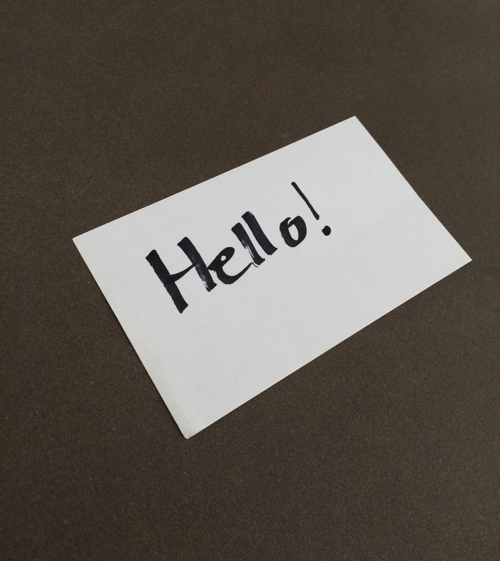
#> input picture sandbox/get-perspective-transform-example/images/example_01.png, 500 x 561 px
$ python -i bg_crop.py   (imports and definitions only)   (older library calls are emulated)
#> lines starting #> are read from the running program, lines starting #| are printed output that depends on the picture; after the words box and inside, x2 and y2 are one past the last pixel; in counts of white or black regions, pixels touching at a corner belong together
# bg crop

import cv2
import imutils
import numpy as np
# import pytesseract
from PIL import Image, ImageFilter
import matplotlib as plt


def order_points(pts):
	# initialzie a list of coordinates that will be ordered
	# such that the first entry in the list is the top-left,
	# the second entry is the top-right, the third is the
	# bottom-right, and the fourth is the bottom-left
	rect = np.zeros((4, 2), dtype = "float32")

	# the top-left point will have the smallest sum, whereas
	# the bottom-right point will have the largest sum
	s = pts.sum(axis = 1)
	rect[0] = pts[np.argmin(s)]
	rect[2] = pts[np.argmax(s)]

	# now, compute the difference between the points, the
	# top-right point will have the smallest difference,
	# whereas the bottom-left will have the largest difference
	diff = np.diff(pts, axis = 1)
	rect[1] = pts[np.argmin(diff)]
	rect[3] = pts[np.argmax(diff)]

	# return the ordered coordinates
	return rect


def order_points(pts):
	# initialzie a list of coordinates that will be ordered
	# such that the first entry in the list is the top-left,
	# the second entry is the top-right, the third is the
	# bottom-right, and the fourth is the bottom-left
	rect = np.zeros((4, 2), dtype = "float32")

	# the top-left point will have the smallest sum, whereas
	# the bottom-right point will have the largest sum
	s = pts.sum(axis = 1)
	rect[0] = pts[np.argmin(s)]
	rect[2] = pts[np.argmax(s)]

	# now, compute the difference between the points, the
	# top-right point will have the smallest difference,
	# whereas the bottom-left will have the largest difference
	diff = np.diff(pts, axis = 1)
	rect[1] = pts[np.argmin(diff)]
	rect[3] = pts[np.argmax(diff)]

	# return the ordered coordinates
	return rect


def four_point_transform(image, pts):
	# obtain a consistent order of the points and unpack them
	# individually
	rect = order_points(pts)
	(tl, tr, br, bl) = rect

	# compute the width of the new image, which will be the
	# maximum distance between bottom-right and bottom-left
	# x-coordiates or the top-right and top-left x-coordinates
	widthA = np.sqrt(((br[0] - bl[0]) ** 2) + ((br[1] - bl[1]) ** 2))
	widthB = np.sqrt(((tr[0] - tl[0]) ** 2) + ((tr[1] - tl[1]) ** 2))
	maxWidth = max(int(widthA), int(widthB))

	# compute the height of the new image, which will be the
	# maximum distance between the top-right and bottom-right
	# y-coordinates or the top-left and bottom-left y-coordinates
	heightA = np.sqrt(((tr[0] - br[0]) ** 2) + ((tr[1] - br[1]) ** 2))
	heightB = np.sqrt(((tl[0] - bl[0]) ** 2) + ((tl[1] - bl[1]) ** 2))
	maxHeight = max(int(heightA), int(heightB))

	# now that we have the dimensions of the new image, construct
	# the set of destination points to obtain a "birds eye view",
	# (i.e. top-down view) of the image, again specifying points
	# in the top-left, top-right, bottom-right, and bottom-left
	# order
	dst = np.array([
		[0, 0],
		[maxWidth - 1, 0],
		[maxWidth - 1, maxHeight - 1],
		[0, maxHeight - 1]], dtype = "float32")

	# compute the perspective transform matrix and then apply it
	M = cv2.getPerspectiveTransform(rect, dst)
	warped = cv2.warpPerspective(image, M, (maxWidth, maxHeight))

	# return the warped image
	return warped


def crop_double_page(input_filepath, output_filepath, preview=False):

	# read image from filepath
#> called with output_filepath = 'out.png', preview = False
	image = cv2.imread(input_filepath)
#> image is the input picture: shape (561, 500, 3); mean B, G, R 80.9, 88.6, 95.4

	ratio = image.shape[0] / 500.0
#> ratio = 1.12
	orig = image.copy()
	image = imutils.resize(image, height=500)
#> image: shape (500, 445, 3)

	# https://docs.opencv.org/3.1.0/da/d22/tutorial_py_canny.html
	edged = cv2.Canny(
		image, # input image
		75, # minVal
		200 # maxVal
	)
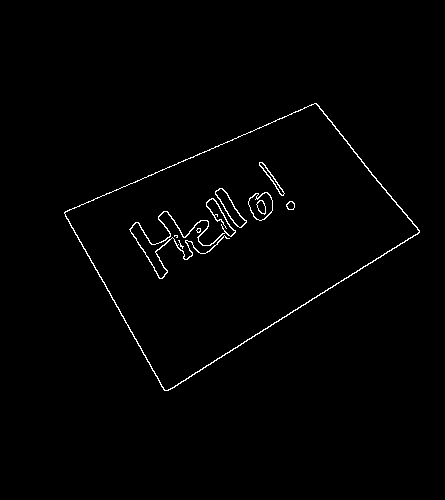
#> edged: shape (500, 445); 1.1% white in thin lines or dots, all inside (x1, y1, x2, y2) = (64, 103, 420, 391)

	# https://docs.opencv.org/3.3.1/d4/d73/tutorial_py_contours_begin.html
	# opencv 3.1
	# img, cnts, hierarchy = cv2.findContours(
	# 	edged.copy(), # source image
	# 	cv2.RETR_LIST, # contour retrieval mode
	# 	cv2.CHAIN_APPROX_SIMPLE # contour approximation method
	# )
	# opencv 4.x
	cnts, hierarchy = cv2.findContours(
		edged.copy(), # source image
		cv2.RETR_LIST, # contour retrieval mode
		cv2.CHAIN_APPROX_SIMPLE # contour approximation method
	)
#> cnts = 17 contours, 4 with area under 20; largest, box (x1, y1, x2, y2) and area: (64, 103, 420, 391) 52948, (64, 103, 420, 391) 52541, (248, 192, 273, 221) 497, (248, 192, 273, 221) 465, (215, 188, 247, 228) 415

	# sort the contours
	cnts = sorted(cnts, key=cv2.contourArea, reverse=True)[:5]
#> cnts = 5 contours; box (x1, y1, x2, y2) and area: (64, 103, 420, 391) 52948, (64, 103, 420, 391) 52541, (248, 192, 273, 221) 497, (248, 192, 273, 221) 465, (215, 188, 247, 228) 415
	for c in cnts:
		peri = cv2.arcLength(c, True)
		approx = cv2.approxPolyDP(c, 0.02 * peri, True)
		if len(approx) == 4:
			screenCnt = approx
			break
#> this loop made 1 pass
#> (peri, screenCnt) on pass 1: (1008.7, [[316, 103], [64, 212], [164, 390], [419, 232]])

	warped = four_point_transform(orig, screenCnt.reshape(4, 2) * ratio)
#> in order_points, `s = pts.sum(axis = 1)`: s = [470.1, 309.7, 621.6, 730.4]
#> in order_points, `diff = np.diff(pts, axis = 1)`: diff = [-239, 166.1, 253.6, -209.8]
#> in four_point_transform, `rect = order_points(pts)`: rect = [[71.81, 237.9], [354.6, 115.6], [470.1, 260.3], [184, 437.6]]
#> in four_point_transform, `(tl, tr, br, bl) = rect`: tl = [71.81, 237.9]; tr = [354.6, 115.6]; br = [470.1, 260.3]; bl = [184, 437.6]
#> in four_point_transform, `widthA = np.sqrt(((br[0] - bl[0]) ** 2) + ((br[1] - bl[1]) ** 2))`: widthA = 336.6
#> in four_point_transform, `widthB = np.sqrt(((tr[0] - tl[0]) ** 2) + ((tr[1] - tl[1]) ** 2))`: widthB = 308.1
#> in four_point_transform, `maxWidth = max(int(widthA), int(widthB))`: maxWidth = 336
#> in four_point_transform, `heightA = np.sqrt(((tr[0] - br[0]) ** 2) + ((tr[1] - br[1]) ** 2))`: heightA = 185.2
#> in four_point_transform, `heightB = np.sqrt(((tl[0] - bl[0]) ** 2) + ((tl[1] - bl[1]) ** 2))`: heightB = 229.1
#> in four_point_transform, `maxHeight = max(int(heightA), int(heightB))`: maxHeight = 229
#> in four_point_transform, `dst = np.array([ [0, 0], [maxWidth - 1, 0], [maxWidth - 1, maxHeight -..`: dst = [[0, 0], [335, 0], [335, 228], [0, 228]]
#> in four_point_transform, `M = cv2.getPerspectiveTransform(rect, dst)`: M = [[0.922, -0.518, 56.99], [0.538, 1.24, -334.2], [-0.000412, 0.00098, 1]]
#> in four_point_transform, `warped = cv2.warpPerspective(image, M, (maxWidth, maxHeight))`:
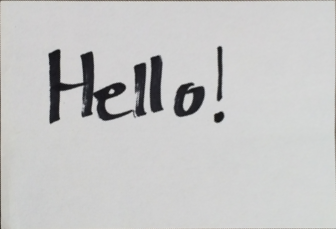
#> warped: shape (229, 336, 3); mean B, G, R 198.3, 198.6, 198.6

	# preview
	if preview:
		imgplot = plt.imshow(warped)

	# write
	else:
		cv2.imwrite(output_filepath, warped)


def sharpen_image(input_filepath, output_filepath):

	print('sharpening...')

	# open image
	img = Image.open(input_filepath)

	# sharpen
	img_sharp = img.filter(ImageFilter.SHARPEN)

	# write
	img_sharp.save(output_filepath)

>>> result = crop_double_page('sandbox/get-perspective-transform-example/images/example_01.png', 'out.png')

$ run again, on sandbox/get-perspective-transform-example/images/example_02.png
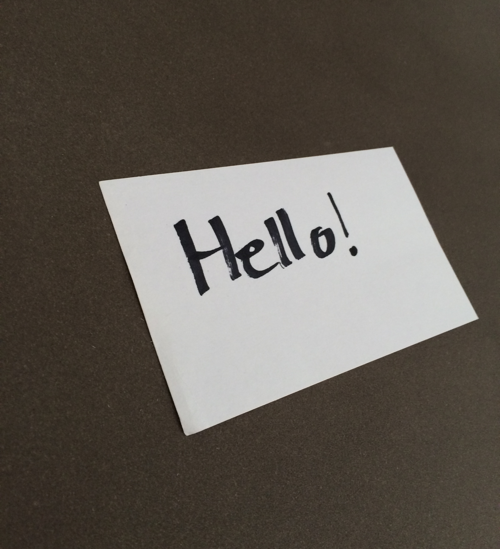
#> input picture sandbox/get-perspective-transform-example/images/example_02.png, 500 x 549 px
#> in crop_double_page, image is the input picture: shape (549, 500, 3); mean B, G, R 82.4, 90, 96.5
#> image: shape (500, 455, 3)
#> in crop_double_page, `edged = cv2.Canny( image,`:
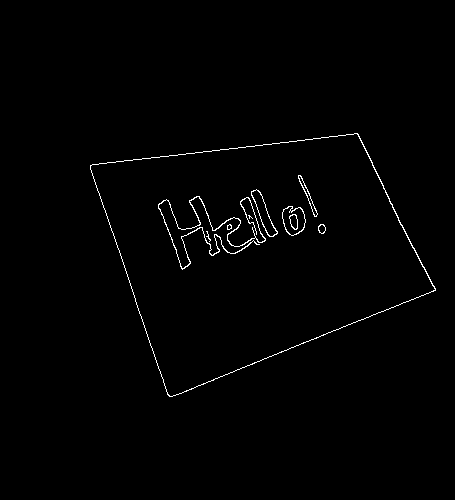
#> edged: shape (500, 455); 0.95% white in thin lines or dots, all inside (x1, y1, x2, y2) = (90, 133, 436, 397)
#> in crop_double_page, `cnts, hierarchy = cv2.findContours( edged.copy(),`: cnts = 17 contours, 4 with area under 20; largest, box (x1, y1, x2, y2) and area: (90, 133, 436, 397) 57344, (90, 133, 436, 397) 57252, (282, 206, 306, 236) 504, (282, 206, 306, 236) 482, (251, 189, 278, 237) 422
#> in crop_double_page, `cnts = sorted(cnts, key=cv2.contourArea, reverse=True)[:5]`: cnts = 5 contours; box (x1, y1, x2, y2) and area: (90, 133, 436, 397) 57344, (90, 133, 436, 397) 57252, (282, 206, 306, 236) 504, (282, 206, 306, 236) 482, (251, 189, 278, 237) 422
#> the loop in crop_double_page, `for c in cnts:` made 1 pass
#> (peri, screenCnt) on pass 1: (1043.2, [[357, 133], [90, 165], [169, 396], [435, 290]])
#> s = [538, 280, 620.4, 796.1]
#> diff = [-246, 82.35, 249.2, -159.2]
#> rect = [[98.82, 181.2], [392, 146], [477.6, 318.4], [185.6, 434.8]]
#> tl = [98.82, 181.2]; tr = [392, 146]; br = [477.6, 318.4]; bl = [185.6, 434.8]
#> widthA = 314.4
#> widthB = 295.3
#> maxWidth = 314
#> heightA = 192.5
#> heightB = 268.1
#> maxHeight = 268
#> dst = [[0, 0], [313, 0], [313, 267], [0, 267]]
#> M = [[0.78, -0.267, -28.76], [0.145, 1.21, -233.4], [-0.000925, 0.000846, 1]]
#> in four_point_transform, `warped = cv2.warpPerspective(image, M, (maxWidth, maxHeight))`:
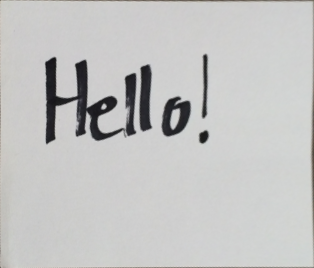
#> warped: shape (268, 314, 3); mean B, G, R 195.1, 195.9, 195.8

$ run again, on sandbox/get-perspective-transform-example/images/example_03.png
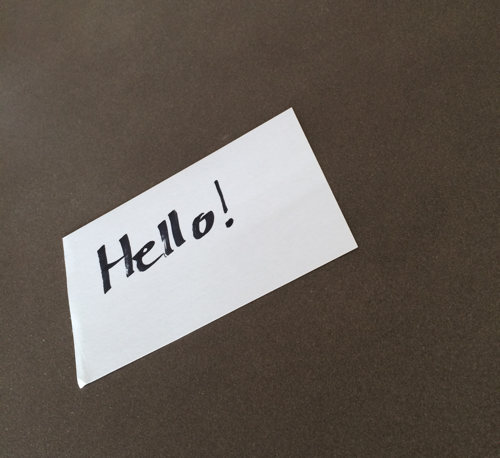
#> input picture sandbox/get-perspective-transform-example/images/example_03.png, 500 x 458 px
#> in crop_double_page, image is the input picture: shape (458, 500, 3); mean B, G, R 86.6, 94.4, 102.9
#> image: shape (500, 545, 3)
#> in crop_double_page, `edged = cv2.Canny( image,`:
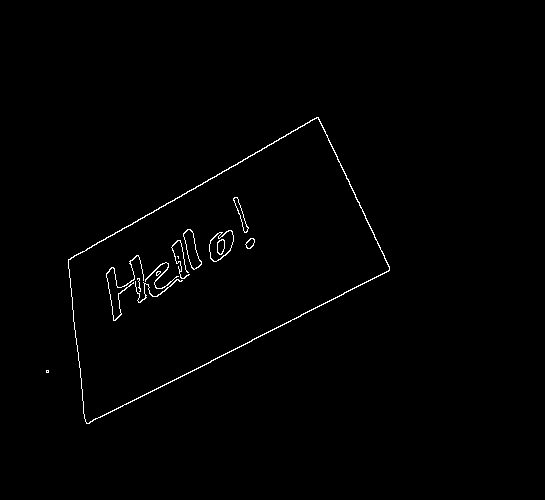
#> edged: shape (500, 545); 0.81% white in thin lines or dots, all inside (x1, y1, x2, y2) = (46, 117, 390, 424)
#> in crop_double_page, `cnts, hierarchy = cv2.findContours( edged.copy(),`: cnts = 22 contours, 7 with area under 20; largest, box (x1, y1, x2, y2) and area: (68, 117, 390, 424) 50906, (68, 117, 390, 424) 50548, (209, 230, 234, 262) 511, (209, 230, 234, 262) 480, (183, 229, 202, 270) 360
#> in crop_double_page, `cnts = sorted(cnts, key=cv2.contourArea, reverse=True)[:5]`: cnts = 5 contours; box (x1, y1, x2, y2) and area: (68, 117, 390, 424) 50906, (68, 117, 390, 424) 50548, (209, 230, 234, 262) 511, (209, 230, 234, 262) 480, (183, 229, 202, 270) 360
#> the loop in crop_double_page, `for c in cnts:` made 1 pass
#> (peri, screenCnt) on pass 1: (1029.1, [[318, 117], [68, 259], [86, 423], [389, 270]])
#> s = [398.5, 299.5, 466.2, 603.6]
#> diff = [-184.1, 175, 308.7, -109]
#> rect = [[62.29, 237.2], [291.3, 107.2], [356.3, 247.3], [78.78, 387.5]]
#> tl = [62.29, 237.2]; tr = [291.3, 107.2]; br = [356.3, 247.3]; bl = [78.78, 387.5]
#> widthA = 310.9
#> widthB = 263.4
#> maxWidth = 310
#> heightA = 154.5
#> heightB = 151.1
#> maxHeight = 154
#> dst = [[0, 0], [309, 0], [309, 153], [0, 153]]
#> M = [[2.06, -0.226, -74.73], [0.959, 1.69, -460.3], [0.00153, 0.00165, 1]]
#> in four_point_transform, `warped = cv2.warpPerspective(image, M, (maxWidth, maxHeight))`:
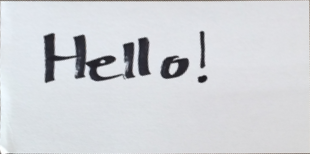
#> warped: shape (154, 310, 3); mean B, G, R 217, 212.9, 210.6
